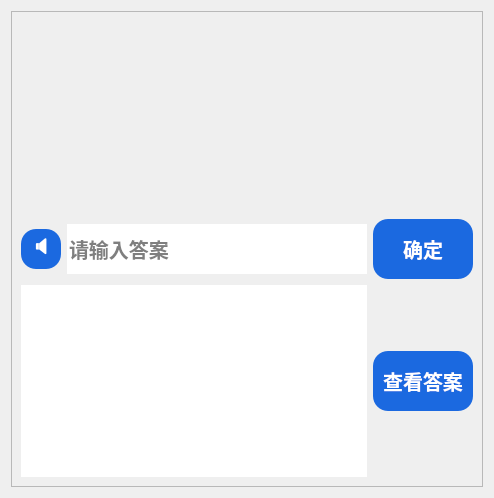
       <widget class="QWidget" name="page_3">
        <layout class="QHBoxLayout" name="horizontalLayout_7">
         <item>
          <widget class="QFrame" name="frame">
           <property name="frameShape">
            <enum>QFrame::StyledPanel</enum>
           </property>
           <property name="frameShadow">
            <enum>QFrame::Raised</enum>
           </property>
           <layout class="QVBoxLayout" name="verticalLayout_4">
            <item>
             <widget class="QTextBrowser" name="wordshow">
              <property name="styleSheet">
               <string notr="true">background:transparent;border-width:0;border-style:outset;font:bold 24px</string>
              </property>
             </widget>
            </item>
            <item>
             <layout class="QHBoxLayout" name="horizontalLayout_4">
              <item>
               <widget class="QPushButton" name="playsoundbtn">
                <property name="minimumSize">
                 <size>
                  <width>40</width>
                  <height>40</height>
                 </size>
                </property>
                <property name="maximumSize">
                 <size>
                  <width>40</width>
                  <height>40</height>
                 </size>
                </property>
                <property name="styleSheet">
                 <string notr="true">QPushButton{background:#1B69E0;border-radius:15px;font:bold;
font-size:20px;font-family:幼圆;color:#FFFFFF}
QPushButton:hover{background:#124EE6;}</string>
                </property>
                <property name="text">
                 <string>🔈</string>
                </property>
               </widget>
              </item>
              <item>
               <widget class="QLineEdit" name="answer">
                <property name="sizePolicy">
                 <sizepolicy hsizetype="Preferred" vsizetype="Fixed">
                  <horstretch>0</horstretch>
                  <verstretch>0</verstretch>
                 </sizepolicy>
                </property>
                <property name="minimumSize">
                 <size>
                  <width>300</width>
                  <height>50</height>
                 </size>
                </property>
                <property name="styleSheet">
                 <string notr="true">background:#FFFFFF;border-width:0;border-style:outset;font:bold 20px</string>
                </property>
                <property name="placeholderText">
                 <string>请输入答案</string>
                </property>
               </widget>
              </item>
              <item>
               <widget class="QPushButton" name="confirmbtn">
                <property name="sizePolicy">
                 <sizepolicy hsizetype="Fixed" vsizetype="Fixed">
                  <horstretch>0</horstretch>
                  <verstretch>0</verstretch>
                 </sizepolicy>
                </property>
                <property name="minimumSize">
                 <size>
                  <width>100</width>
                  <height>60</height>
                 </size>
                </property>
                <property name="styleSheet">
                 <string notr="true">QPushButton{background:#1B69E0;border-radius:15px;font:bold;
font-size:20px;font-family:幼圆;color:#FFFFFF}
QPushButton:hover{background:#124EE6;}</string>
                </property>
                <property name="text">
                 <string>确定</string>
                </property>
               </widget>
              </item>
             </layout>
            </item>
            <item>
             <layout class="QHBoxLayout" name="horizontalLayout_6">
              <item>
               <widget class="QTextBrowser" name="resultshow">
                <property name="styleSheet">
                 <string notr="true">background:#FFFFFF;border-width:0;border-style:outset;font:bold 24px</string>
                </property>
               </widget>
              </item>
              <item>
               <widget class="QPushButton" name="showresbtn">
                <property name="minimumSize">
                 <size>
                  <width>100</width>
                  <height>60</height>
                 </size>
                </property>
                <property name="styleSheet">
                 <string notr="true">QPushButton{background:#1B69E0;border-radius:15px;font:bold;
font-size:20px;font-family:幼圆;color:#FFFFFF}
QPushButton:hover{background:#124EE6;}</string>
                </property>
                <property name="text">
                 <string>查看答案</string>
                </property>
               </widget>
              </item>
             </layout>
            </item>
           </layout>
          </widget>
         </item>
        </layout>
       </widget>
